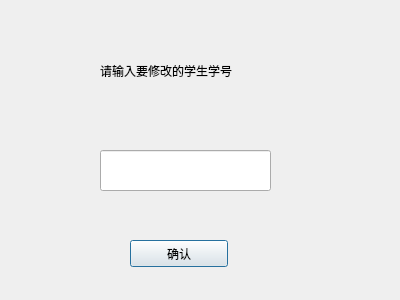
<?xml version="1.0" encoding="UTF-8"?>
<ui version="4.0">
 <class>get_alt_id</class>
 <widget class="QDialog" name="get_alt_id">
  <property name="geometry">
   <rect>
    <x>0</x>
    <y>0</y>
    <width>400</width>
    <height>300</height>
   </rect>
  </property>
  <property name="windowTitle">
   <string>Dialog</string>
  </property>
  <widget class="QLabel" name="label">
   <property name="geometry">
    <rect>
     <x>100</x>
     <y>40</y>
     <width>181</width>
     <height>61</height>
    </rect>
   </property>
   <property name="text">
    <string>请输入要修改的学生学号</string>
   </property>
  </widget>
  <widget class="QLineEdit" name="alt_id">
   <property name="geometry">
    <rect>
     <x>100</x>
     <y>150</y>
     <width>171</width>
     <height>41</height>
    </rect>
   </property>
  </widget>
  <widget class="QPushButton" name="pushButton">
   <property name="geometry">
    <rect>
     <x>130</x>
     <y>240</y>
     <width>98</width>
     <height>27</height>
    </rect>
   </property>
   <property name="text">
    <string>确认</string>
   </property>
  </widget>
 </widget>
 <resources/>
 <connections/>
</ui>
